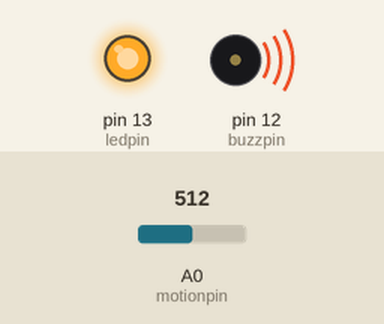
This sketch was run on a simulated Arduino Uno, built with avr-gcc and run on an emulated ATmega328P. Parts: output pins drawn as LEDs (lit = HIGH), buzzer (waves = sounding). The test bench sets the inputs (shaded band); at power-on: A0 (motionpin) = 512.

Above: at 1.2 s.
1.3 s: A0 (motionpin) set to 215
2.8 s: A0 (motionpin) set to 184
At 3.3 s:
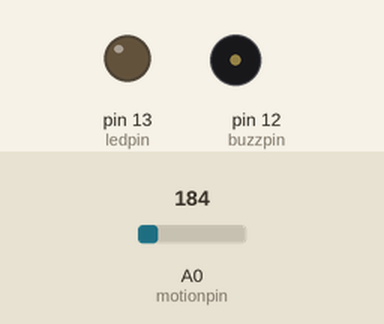
4.3 s: A0 (motionpin) set to 210
At 5.5 s:
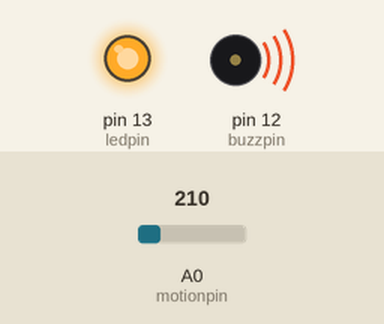
5.8 s: A0 (motionpin) set to 190
At 6.8 s:
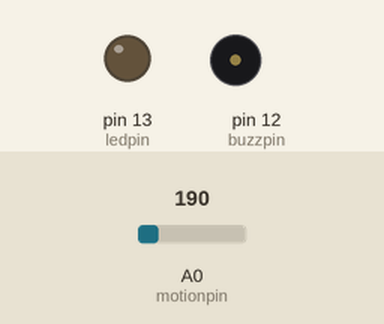
Timing chart, 0 to 8.3 s (numbered marks = the images above; inputs shaded):
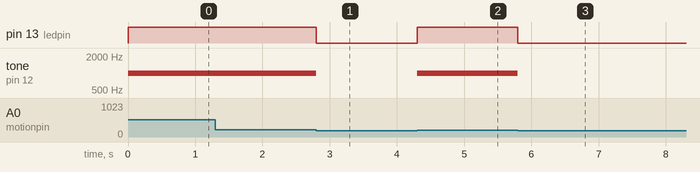

The sketch:

PIR-_Intruder.ino
```cpp
const int motionpin=A0;
const int ledpin=13;
const int buzzpin=12; // ledpin,motionpin and buzpin are not changed throughout the process
int motionsensvalue=0;
void setup() {
// put your setup code here, to run once:
Serial.begin(9600);
pinMode(ledpin, OUTPUT);
pinMode(motionpin,INPUT);
pinMode(buzzpin,OUTPUT);
}
void loop() {
// put your main code here, to run repeatedly:
motionsensvalue=analogRead(motionpin); // reads analog data from motion sensor
if (motionsensvalue>=200){
digitalWrite(ledpin,HIGH);
tone(buzzpin,1000); //turns on led and buzzer
}
else {
digitalWrite(ledpin,LOW); //turns led off led and buzzer
noTone(buzzpin);
}
}
```

Measured:
- the behaviour switches between 200 and 199 on A0 (motionpin) (found by bisection; images 0 and 1)
- after the input at 1.3 s, every drawn part: stays the same
- after the input at 2.8 s, pin 13 (ledpin): HIGH → LOW at once; tone on pin 12 (buzzpin): 1000 Hz → silent at once
- after the input at 4.3 s, pin 13 (ledpin): LOW → HIGH at once; tone on pin 12 (buzzpin): silent → 1000 Hz at once
- after the input at 5.8 s, pin 13 (ledpin): HIGH → LOW at once; tone on pin 12 (buzzpin): 1000 Hz → silent at once
